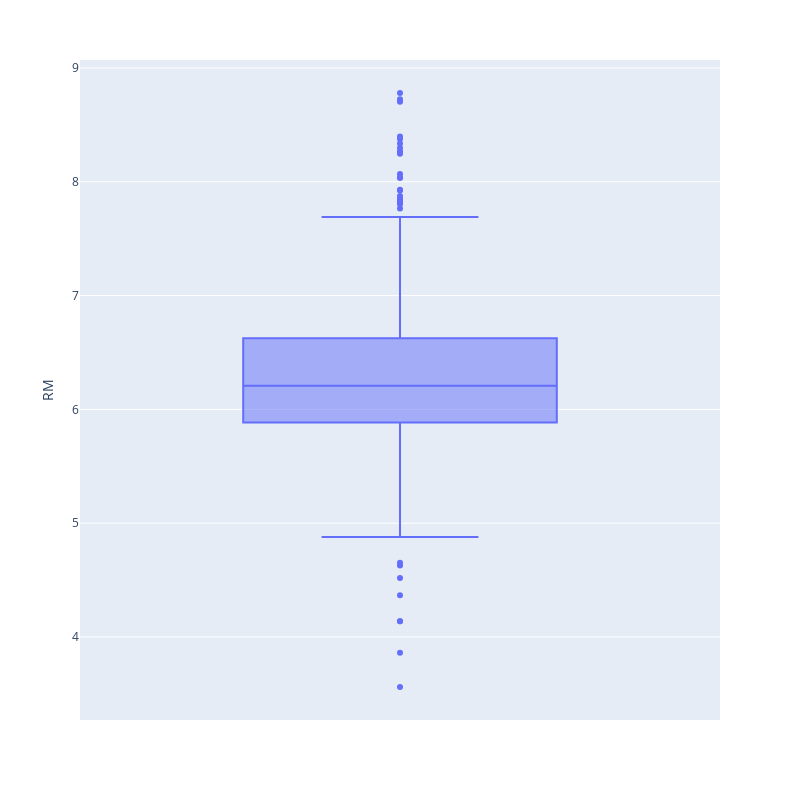

Here is the notebook cell this chart was saved with:
### Code cell
# Visualizando outliers na variavel RM
import plotly.express as px

fig = px.box(data, y='RM')
fig.update_layout(width= 800, height= 800)
fig.show()

### Figure 1 — Plotly figure (JSON) as saved in the notebook; plotly's stock layout.template omitted (floating-point values rounded to 4 significant figures; data arrays with more than 128 entries replaced by an {"elided": "..."} marker saying what was removed)
{"data": [{"alignmentgroup": "True", "hovertemplate": "RM=%{y}<extra></extra>", "legendgroup": "", "marker": {"color": "#636efa"}, "name": "", "notched": false, "offsetgroup": "", "orientation": "v", "showlegend": false, "type": "box", "x0": " ", "xaxis": "x", "y": {"elided": "506 float values"}, "y0": " ", "yaxis": "y"}], "layout": {"boxmode": "group", "height": 800, "legend": {"tracegroupgap": 0}, "margin": {"t": 60}, "width": 800, "xaxis": {"anchor": "y", "domain": [0, 1]}, "yaxis": {"anchor": "x", "domain": [0, 1], "title": {"text": "RM"}}}}
